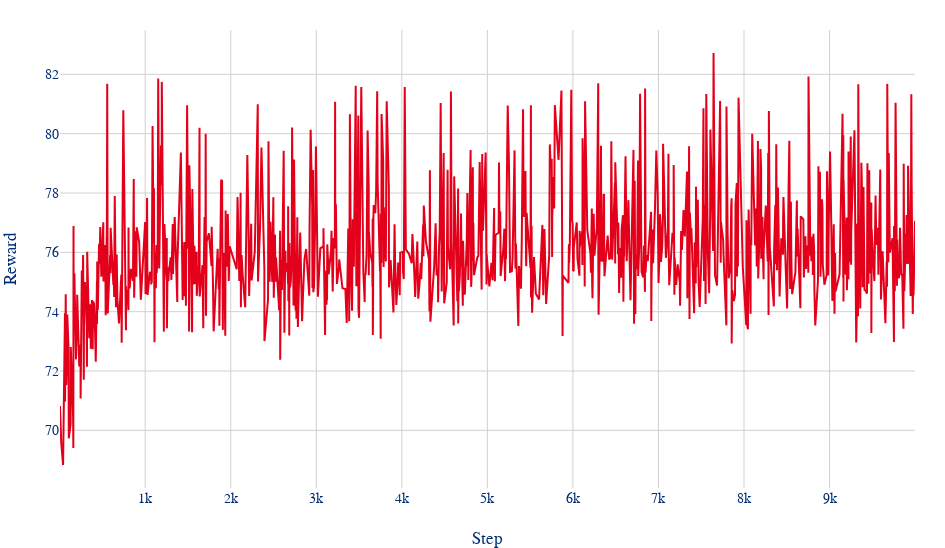

Here is the notebook cell this chart was saved with:
### Markdown cell above
## Regional Distribution Coordinator

### Code cell
rdc_reward_fig = go.Figure(
    layout=go.Layout(
        xaxis=dict(title="Step"),
        yaxis=dict(title="Reward"),
        template="esslingen_cd",
        height=548,
        width=945,
        margin=dict(l=60, r=30, t=30, b=60),
    )
)

rdc_reward_fig.add_trace(go.Scatter(
    x=rdc_reward_data['Step'],
    y=rdc_reward_data['Value'],
    mode='lines',
    name='Reward',
    line=dict(color=HE_RED, width=2),
    marker=dict(size=5)
))
rdc_reward_fig.show()

### Figure 1 — Plotly figure (JSON) as saved in the notebook; plotly's stock layout.template omitted (floating-point values rounded to 4 significant figures; data arrays with more than 128 entries replaced by an {"elided": "..."} marker saying what was removed)
{"data": [{"line": {"color": "#E2001A", "width": 2}, "marker": {"size": 5}, "mode": "lines", "name": "Reward", "type": "scatter", "x": {"elided": "1000 int values"}, "y": {"elided": "1000 float values"}}], "layout": {"height": 548, "margin": {"b": 60, "l": 60, "r": 30, "t": 30}, "width": 945, "xaxis": {"title": {"text": "Step"}}, "yaxis": {"title": {"text": "Reward"}}}}
